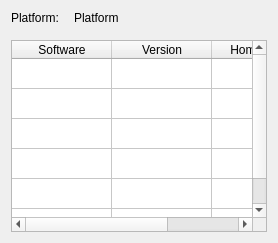
     <widget class="QWidget" name="versionsTab">
      <property name="toolTip">
       <string>Components version</string>
      </property>
      <attribute name="title">
       <string>Versions</string>
      </attribute>
      <layout class="QVBoxLayout" name="versionsTabVerticalLayout">
       <property name="spacing">
        <number>15</number>
       </property>
       <item>
        <layout class="QFormLayout" name="platformLayout">
         <property name="horizontalSpacing">
          <number>15</number>
         </property>
         <item row="0" column="0">
          <widget class="QLabel" name="platformLabel">
           <property name="text">
            <string>Platform:</string>
           </property>
          </widget>
         </item>
         <item row="0" column="1">
          <widget class="QLabel" name="platformValue">
           <property name="text">
            <string>Platform</string>
           </property>
           <property name="textInteractionFlags">
            <set>Qt::LinksAccessibleByMouse|Qt::TextSelectableByMouse</set>
           </property>
          </widget>
         </item>
        </layout>
       </item>
       <item>
        <widget class="QTableWidget" name="versionsTableWidget">
         <property name="sizePolicy">
          <sizepolicy hsizetype="Expanding" vsizetype="MinimumExpanding">
           <horstretch>10</horstretch>
           <verstretch>0</verstretch>
          </sizepolicy>
         </property>
         <property name="sizeIncrement">
          <size>
           <width>10</width>
           <height>0</height>
          </size>
         </property>
         <property name="contextMenuPolicy">
          <enum>Qt::ActionsContextMenu</enum>
         </property>
         <property name="editTriggers">
          <set>QAbstractItemView::NoEditTriggers</set>
         </property>
         <attribute name="horizontalHeaderStretchLastSection">
          <bool>true</bool>
         </attribute>
         <attribute name="verticalHeaderVisible">
          <bool>false</bool>
         </attribute>
         <row/>
         <row/>
         <row/>
         <row/>
         <row/>
         <row/>
         <column>
          <property name="text">
           <string>Software</string>
          </property>
         </column>
         <column>
          <property name="text">
           <string>Version</string>
          </property>
         </column>
         <column>
          <property name="text">
           <string>Home Page</string>
          </property>
         </column>
        </widget>
       </item>
      </layout>
     </widget>
